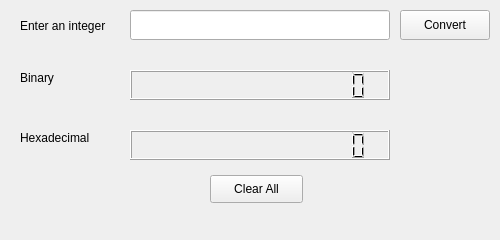
<?xml version="1.0" encoding="UTF-8"?>
<ui version="4.0">
 <class>MainWindow</class>
 <widget class="QMainWindow" name="MainWindow">
  <property name="geometry">
   <rect>
    <x>0</x>
    <y>0</y>
    <width>500</width>
    <height>240</height>
   </rect>
  </property>
  <property name="minimumSize">
   <size>
    <width>500</width>
    <height>240</height>
   </size>
  </property>
  <property name="maximumSize">
   <size>
    <width>500</width>
    <height>240</height>
   </size>
  </property>
  <property name="windowTitle">
   <string>MainWindow</string>
  </property>
  <widget class="QWidget" name="centralWidget">
   <widget class="QPushButton" name="clearAllButton">
    <property name="geometry">
     <rect>
      <x>210</x>
      <y>175</y>
      <width>93</width>
      <height>28</height>
     </rect>
    </property>
    <property name="text">
     <string>Clear All</string>
    </property>
   </widget>
   <widget class="QPushButton" name="convertButton">
    <property name="geometry">
     <rect>
      <x>400</x>
      <y>10</y>
      <width>90</width>
      <height>30</height>
     </rect>
    </property>
    <property name="text">
     <string>Convert</string>
    </property>
   </widget>
   <widget class="QLCDNumber" name="binaryLCD">
    <property name="geometry">
     <rect>
      <x>130</x>
      <y>70</y>
      <width>260</width>
      <height>30</height>
     </rect>
    </property>
    <property name="digitCount">
     <number>15</number>
    </property>
   </widget>
   <widget class="QLCDNumber" name="hexLCD">
    <property name="geometry">
     <rect>
      <x>130</x>
      <y>130</y>
      <width>260</width>
      <height>30</height>
     </rect>
    </property>
    <property name="digitCount">
     <number>15</number>
    </property>
   </widget>
   <widget class="QLabel" name="label">
    <property name="geometry">
     <rect>
      <x>20</x>
      <y>10</y>
      <width>111</width>
      <height>31</height>
     </rect>
    </property>
    <property name="font">
     <font>
      <pointsize>9</pointsize>
     </font>
    </property>
    <property name="text">
     <string>Enter an integer</string>
    </property>
    <property name="wordWrap">
     <bool>false</bool>
    </property>
    <property name="indent">
     <number>0</number>
    </property>
   </widget>
   <widget class="QLabel" name="label_2">
    <property name="geometry">
     <rect>
      <x>20</x>
      <y>70</y>
      <width>51</width>
      <height>16</height>
     </rect>
    </property>
    <property name="font">
     <font>
      <pointsize>9</pointsize>
     </font>
    </property>
    <property name="text">
     <string>Binary</string>
    </property>
   </widget>
   <widget class="QLabel" name="label_3">
    <property name="geometry">
     <rect>
      <x>20</x>
      <y>130</y>
      <width>91</width>
      <height>16</height>
     </rect>
    </property>
    <property name="font">
     <font>
      <pointsize>9</pointsize>
     </font>
    </property>
    <property name="text">
     <string>Hexadecimal</string>
    </property>
   </widget>
   <widget class="QLineEdit" name="intEditText">
    <property name="geometry">
     <rect>
      <x>130</x>
      <y>10</y>
      <width>260</width>
      <height>30</height>
     </rect>
    </property>
   </widget>
  </widget>
  <widget class="QMenuBar" name="menuBar">
   <property name="geometry">
    <rect>
     <x>0</x>
     <y>0</y>
     <width>500</width>
     <height>26</height>
    </rect>
   </property>
  </widget>
 </widget>
 <layoutdefault spacing="6" margin="11"/>
 <resources/>
 <connections/>
</ui>
